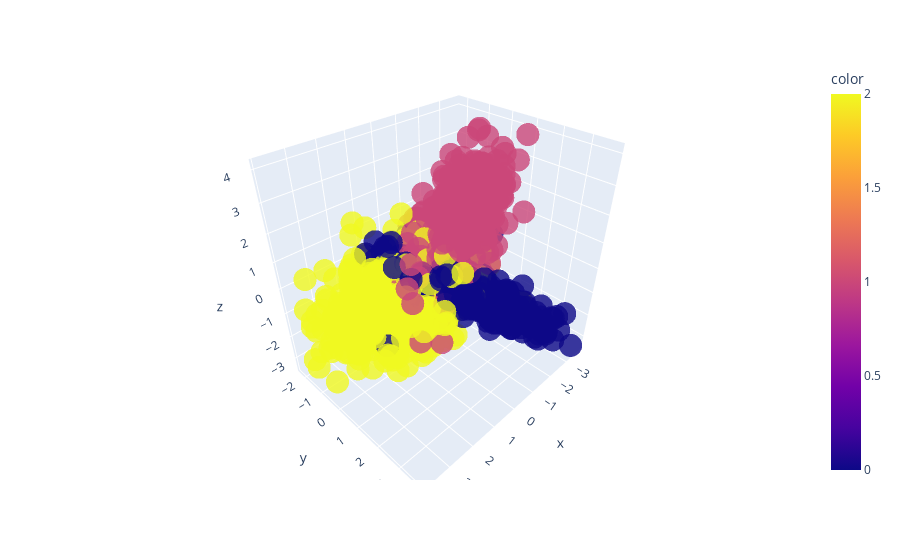

The code cell stored with this chart in its notebook:
### Markdown cell above
# t-SNE (t-Distributed Stochastic Neighbour Embedding)

### Code cell
import plotly.express as px
from sklearn.datasets import make_classification

X, y = make_classification(
    n_features=6,
    n_classes=3,
    n_samples=1500,
    n_informative=2,
    random_state=5,
    n_clusters_per_class=1,
)
fig = px.scatter_3d(x=X[:, 0], y=X[:, 1], z=X[:, 2], color=y, opacity=0.8)
fig.show()

### Figure 1 — Plotly figure (JSON) as saved in the notebook; plotly's stock layout.template omitted (floating-point values rounded to 4 significant figures; data arrays with more than 128 entries replaced by an {"elided": "..."} marker saying what was removed)
{"data": [{"hovertemplate": "x=%{x}<br>y=%{y}<br>z=%{z}<br>color=%{marker.color}<extra></extra>", "legendgroup": "", "marker": {"color": {"elided": "1500 int values"}, "coloraxis": "coloraxis", "opacity": 0.8, "symbol": "circle"}, "mode": "markers", "name": "", "scene": "scene", "showlegend": false, "type": "scatter3d", "x": {"elided": "1500 float values"}, "y": {"elided": "1500 float values"}, "z": {"elided": "1500 float values"}}], "layout": {"coloraxis": {"colorbar": {"title": {"text": "color"}}, "colorscale": [[0, "#0d0887"], [0.1111, "#46039f"], [0.2222, "#7201a8"], [0.3333, "#9c179e"], [0.4444, "#bd3786"], [0.5556, "#d8576b"], [0.6667, "#ed7953"], [0.7778, "#fb9f3a"], [0.8889, "#fdca26"], [1, "#f0f921"]]}, "legend": {"tracegroupgap": 0}, "margin": {"t": 60}, "scene": {"domain": {"x": [0, 1], "y": [0, 1]}, "xaxis": {"title": {"text": "x"}}, "yaxis": {"title": {"text": "y"}}, "zaxis": {"title": {"text": "z"}}}}}
